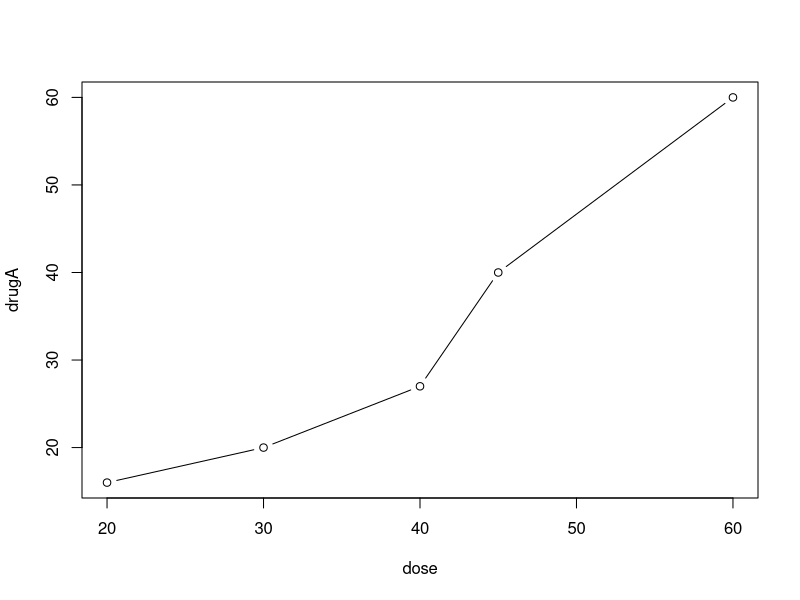
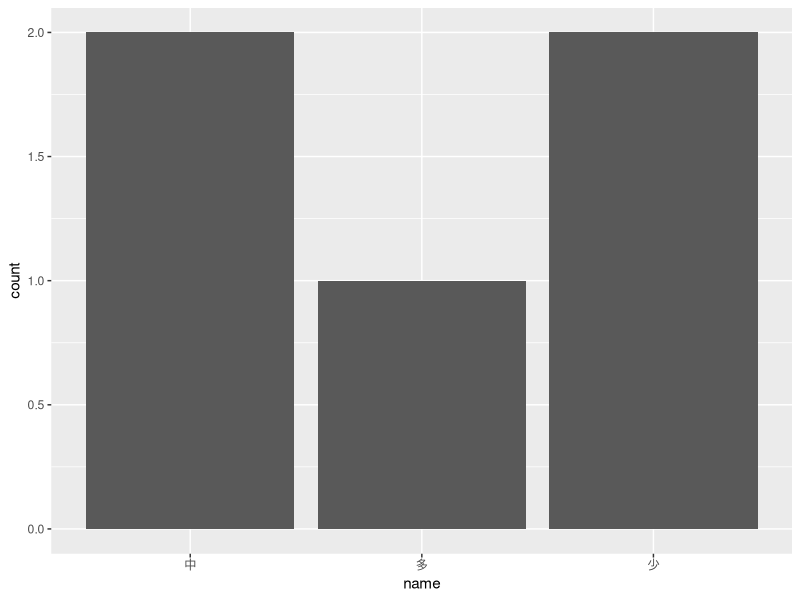

Source code (R) for these figures, in order:
## ---- chunk 1
dose<-c(20,30,40,45,60)
drugA<-c(16,20,27,40,60)
plot(dose,drugA,type="b")

name <- c("多","中","少","中","少")
data <- data.frame(name)
library(ggplot2)

ggplot(data,aes(x=name)) + geom_bar()
